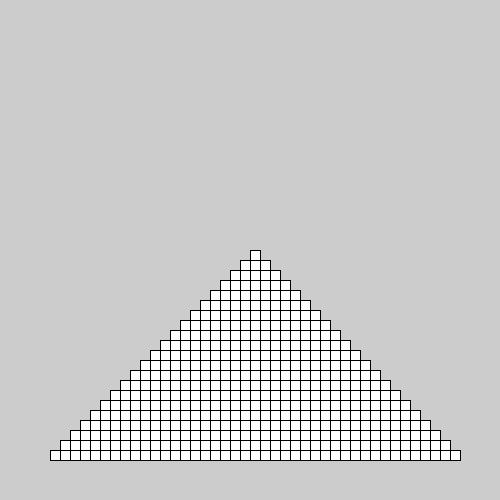
Frame 1 (no input)
Frame 60 (the mouse pressed at the canvas centre just before this capture): identical to frame 1, image omitted
Frame 120 (the mouse held since frame 60 and released just before this capture): identical to frame 1, image omitted

The Processing sketch that drew this single still picture (run headless with seeded random() and noise(); from frame 60 on, the mouse is pressed at the canvas centre):

// Processing sketch: week_2_webA_activities
// ── week_2_webA_activities.pde
void setup(){
  size(500,500);
  stroke(0);
}

void Ex1(float x_val,float y_val){
  //row of 5 crosses
  int cross_size = 20;
  int seperation = 50; //distance between each cross centre
  for (int count = -2; count <3; count++){
    line((x_val-(cross_size/2) + (seperation * count) ),(y_val),((x_val+(cross_size/2) + (seperation * count))),(y_val));
    line((x_val + (seperation * count)),(y_val-(cross_size/2)),(x_val + (seperation * count)),(y_val+(cross_size/2)));
  }
}

void Ex2(float x_val,float y_val){
  // 5x5 cross pattern (same as Ex1 but added verticality)
  int cross_size = 20;
  int seperation = 50; //distance between each cross centre
  
  for (int y_count = 1; y_count<6;y_count++){
    for (int x_count = -2; x_count <3; x_count++){
      line((x_val-(cross_size/2) + (seperation * x_count) ),(y_val),((x_val+(cross_size/2) + (seperation * x_count))),(y_val));
      line((x_val + (seperation * x_count)),(y_val-(cross_size/2)),(x_val + (seperation * x_count)),(y_val+(cross_size/2)));
    }
    y_val += seperation;
  }
}

void Ex3(){
  //two ellipses, then a line goinf from their centres horizontally
  //repeat 10 times down and in 3 columns
  //for sake of not having bloat, I'll seperate each circle by their radius
  float circle_diameter = 20;
  float y_start = 50;
  float x_start = 50;
  float row_seperation = 40; //seperation between each shape vertically
  float column_seperation = 80;
  
  for (int column = 1; column<4; column++){
    for (int row = 1; row<11; row++){
      ellipse(((x_start + (column*column_seperation)) - circle_diameter),(y_start + (row*row_seperation)), circle_diameter,circle_diameter);
      ellipse(((x_start + (column*column_seperation)) + circle_diameter/2),(y_start + (row*row_seperation)), circle_diameter,circle_diameter);
      line(((x_start + (column*column_seperation)) - circle_diameter),(y_start + (row*row_seperation)),((x_start + (column*column_seperation)) + circle_diameter/2),(y_start + (row*row_seperation)));
    }
  }
}

void Ex4(){
  //10x10 circle pattern
  float circle_diameter = 5;
  float y_start = 10;
  float x_start = 10;
  
  for (int column = 1; column<11; column++){
    for (int row = 1; row<11; row++){
      ellipse(((x_start * column) - circle_diameter),(y_start * row), circle_diameter,circle_diameter);
    }
  }
}

void Ex5(float x_val,float y_val){
  //pyramid of squares, dont forget this command exists! rect();
  int square_size = 10;
  int pyramid_size = 20;
  
  //starting from x,y on top, desend
  //increase the number of squares put on either side of the stem (centre strip) of the shape
  //rect(x_val,y_val , square_size, square_size);
  for (int p_height = 0;p_height< (pyramid_size+1);p_height++) { //height of the pyramid
    for (int leaf = (-p_height);leaf<p_height+1;leaf++){ //draws the number of squares depending on the pyramid level
      rect((x_val + (square_size * leaf)) , (y_val + (square_size*p_height)) , square_size , square_size);
    }
  }
}


void draw(){
  float cent_x = width/2;
  float cent_y = height/2;
  //Ex1(cent_x,cent_y);
  //Ex2(cent_x,cent_y);
  //Ex3();
  //Ex4();
  Ex5(cent_x,cent_y);
}
